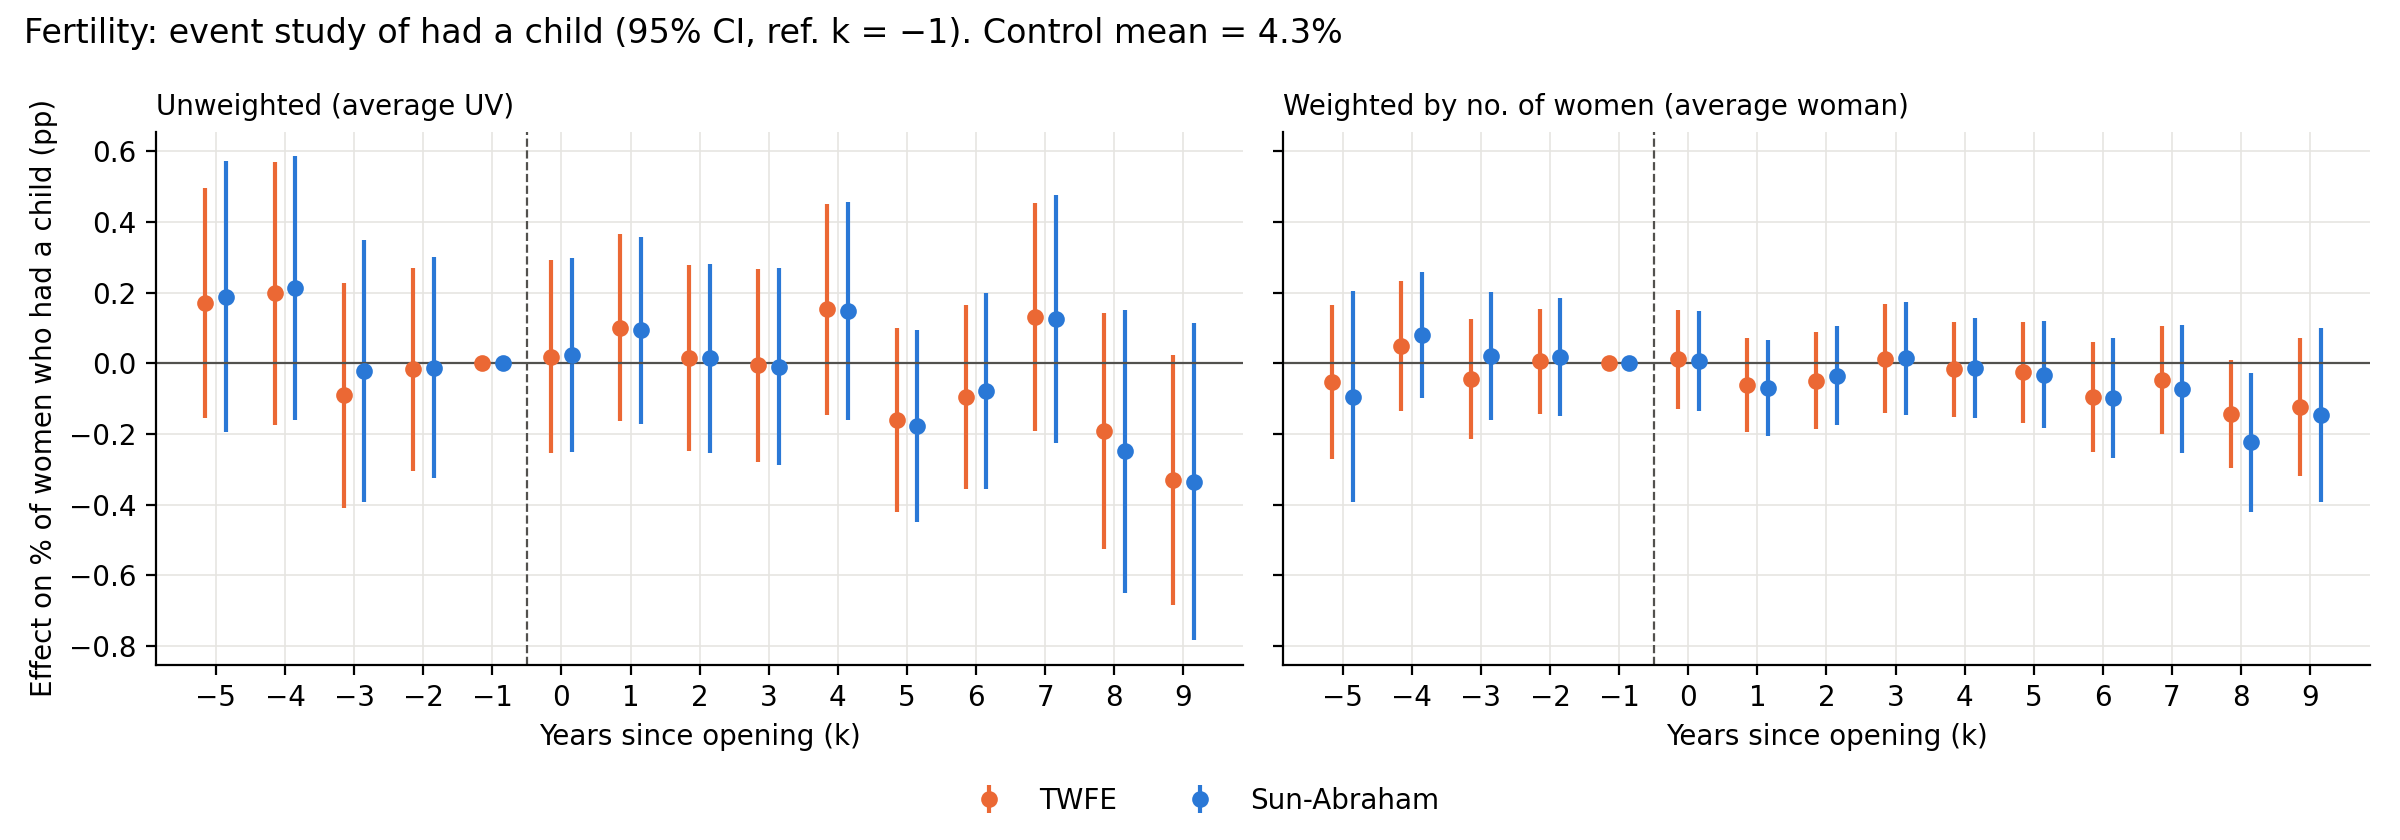

The Python source for this figure:
# English version of fe_02_eventstudy.py (same content, labels translated for slides)
# Fertilidad - paso 2: event study, 4 modelos (coefs_fert.csv)
import os, pandas as pd, matplotlib.pyplot as plt
os.chdir(os.path.join(os.path.dirname(os.path.abspath(__file__)), '..'))  # corre desde RIS/20261006
plt.rcParams.update({'font.size':10,'axes.spines.top':False,'axes.spines.right':False,'axes.grid':True,'grid.color':'#e6e5e1','grid.linewidth':0.6})
AZUL, NAR, GRIS = '#2a78d6', '#eb6834', '#52514e'
d = pd.read_csv('coefs_fert.csv')
d = d[d.k.between(-5, 9)]
d['b'] = d.b * 100
d['se'] = d.se * 100

# un panel por ponderación; en cada uno TWFE (naranjo) vs SA (azul), desplazados 0,15
fig, axs = plt.subplots(1, 2, figsize=(12,4.2), sharey=True)
paneles = [('twfe', 'sa', 'Unweighted (average UV)'), ('twfe_w', 'sa_w', 'Weighted by no. of women (average woman)')]
for ax, (mt, ms, tit) in zip(axs, paneles):
    for m, col, dx, lab in [(mt, NAR, -0.15, 'TWFE'), (ms, AZUL, 0.15, 'Sun-Abraham')]:
        x = d[d.modelo==m].sort_values('k')
        ax.errorbar(x.k + dx, x.b, yerr=1.96*x.se, fmt='o', color=col, ms=5, elinewidth=1.5, capsize=0, label=lab)
    ax.axhline(0, color=GRIS, lw=0.8)
    ax.axvline(-0.5, color=GRIS, ls='--', lw=0.8)
    ax.set_xticks(range(-5, 10)); ax.set_xlabel('Years since opening (k)')
    ax.set_title(tit, loc='left', fontsize=10)
axs[0].set_ylabel('Effect on % of women who had a child (pp)')
h, l = axs[0].get_legend_handles_labels()
fig.legend(h, l, loc='lower center', ncol=2, frameon=False)
fig.suptitle('Fertility: event study of had a child (95% CI, ref. k = −1). Control mean = 4.3%', x=0.01, ha='left')
fig.tight_layout(rect=(0, 0.07, 1, 1)); fig.savefig('graficos/fe_02_eventstudy_en.png', dpi=200)
